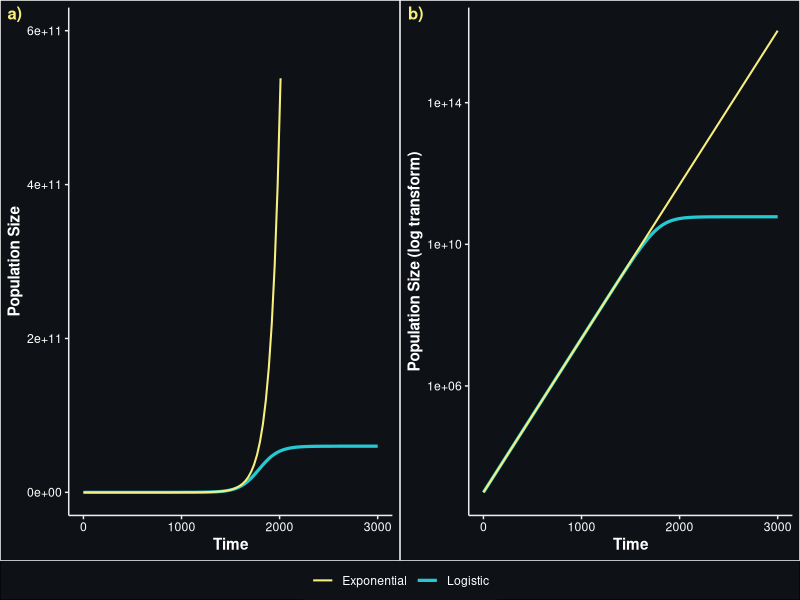

Source code (R):

N0=986.5075
r=0.0100086
K=60000000000

# Population size predicted at t = 4980 under logistic growth: 

logistic_fun <- function(t) {
  N <- (N0*K*exp(r*t))/(K-N0+N0*exp(r*t))
  return(N)
}

logistic_fun(4980) # Outputs 6e+10 (carrying capacity)

# Population size predicted at t = 4980 under exponential growth: 

exponential_fun <- function(t) { 
  N <- N0*exp(r*t)
  return(N)
}

exponential_fun(4980) # Outputs 4.37e+24

## Graph comparing exponential and logistic curves: 

library(ggpubr)

# Plot of exponential vs logistic growth

comparison.plot.basic <- ggplot(data.frame(t = c(0, 5000)), aes(x = t)) + 
  geom_function(fun = logistic_fun, aes(col = "Logistic"), lwd=1.1) + 
  geom_function(fun = exponential_fun, aes(col = "Exponential"),lwd=0.7) + 
  xlim(0,3000) + 
  ylim(0,600000000000) + 
  labs(x="Time",y="Population Size") + 
  scale_colour_manual(values = c("#F7EF7D","#24C9D2")) + #F5ACBD
  theme_classic() + 
  theme(plot.background = element_rect(fill = "#0E1116"), 
        panel.background = element_rect(fill = "#0E1116"), 
        axis.text = element_text(colour = "white"), 
        axis.title = element_text(colour = "white", face = "bold"), 
        axis.ticks = element_line(colour = "#eeeeee"), 
        axis.line.x = element_line(colour = "#eeeeee"),
        axis.line.y = element_line(colour = "#eeeeee"), 
        legend.background = element_rect(fill = "#0E1116"), 
        legend.text = element_text(colour = "white"), 
        legend.title = element_blank(), legend.position="bottom")

# Same but with log transform on population size. 

comparison.plot.log <- ggplot(data.frame(t = c(0, 5000)), aes(x = t)) + 
  geom_function(fun = logistic_fun, col = "#24C9D2", lwd=1.1) + 
  geom_function(fun = exponential_fun, col = "#F7EF7D", lwd=0.7) + 
  xlim(0,3000) + 
  ylim(0,600000000000) + 
  labs(x="Time",y="Population Size (log transform)") + 
  scale_y_continuous(trans='log10') + 
  theme_classic() + 
  theme(plot.background = element_rect(fill = "#0E1116"), 
        panel.background = element_rect(fill = "#0E1116"), 
        axis.text = element_text(colour = "white"), 
        axis.title = element_text(colour = "white", face = "bold"), 
        axis.ticks = element_line(colour = "#eeeeee"), 
        axis.line.x = element_line(colour = "#eeeeee"),
        axis.line.y = element_line(colour = "#eeeeee"))

# Combine plots using ggpubr package
ggarrange(comparison.plot.basic,comparison.plot.log, nrow = 1, 
          labels = c("a)","b)"), font.label = list(size = 12, color = "#F7EF7D"), 
          common.legend = TRUE, legend = "bottom") + bgcolor("#0E1116") 

sink(file = "package-versions.txt")
sessionInfo()
sink()
